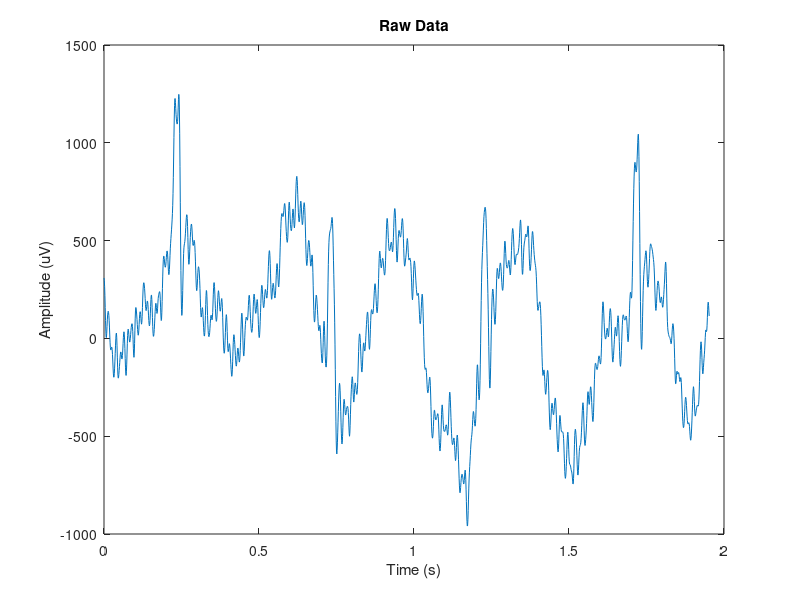
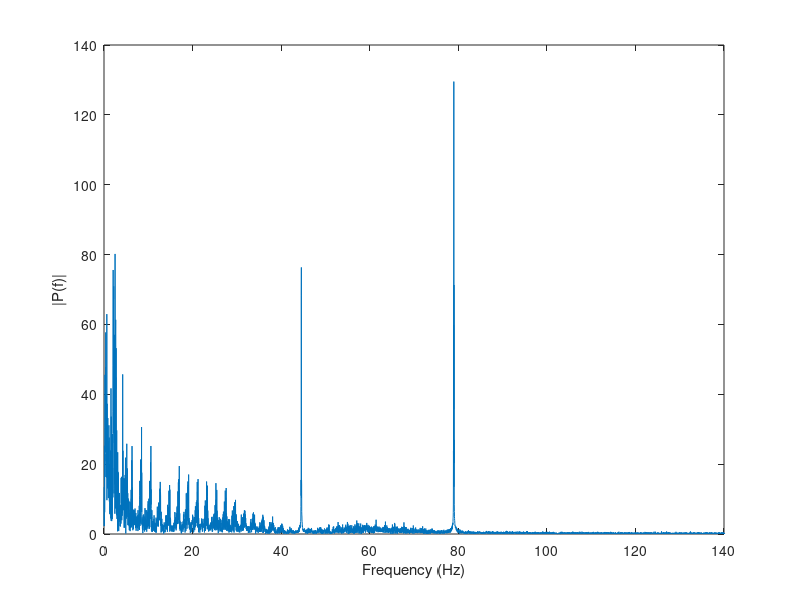

Here is the MATLAB script that generated these plots, in order:
% ENEL420 Assignemnt
% Tim Hadler, Emily Tideswell 
% 30/07/2020
% Plot raw data in the time domain and its spectrum

clc, clear, close all;

data = load("enel420_grp_23.txt");

fs = 1024;  % Sampling frq, HZ
n = length(data);
t = linspace(0, n/fs, n);

%--------------------------------------------------------------------------
% Plot raw data in time domain
figure(1)
plot(t(1:2000), data(1:2000)); %Plot first 2 s of data
title("Raw Data")
xlabel("Time (s)");
ylabel("Amplitude (uV)");

%--------------------------------------------------------------------------
% Find and plot spectrum
spct = abs(fft(data));

% Find p2 (the two sided spectrum) and use this to find the one sided
% spectrum p1.
p2 = spct/n;
p1 = p2(1:n/2+1);
p1(2:end-1) = 2*p1(2:end-1);

% Convert freq to Hz
f = fs*(0:n/2)/n;

% Plot
figure(3)
plot(f, p1)
xlim([0,140])
xlabel('Frequency (Hz)')
ylabel('|P(f)|')
